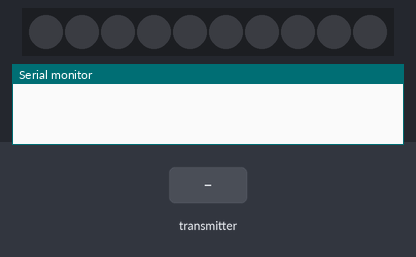
Bench run of a sketch on a simulated Arduino Uno, built with avr-gcc and run on an emulated ATmega328P. On the bench: 10 RGB LEDs in strip order, left to right, the last lines printed to the serial monitor. The inputs (shaded band) are chosen by the test bench. Dim RGB values are drawn brighter than linear; no radio packets arrive unless stated.

Above: at 1.2 s.
1.3 s: the transmitter starts sending ReceivedMessage.0 = 0
At 6.4 s:
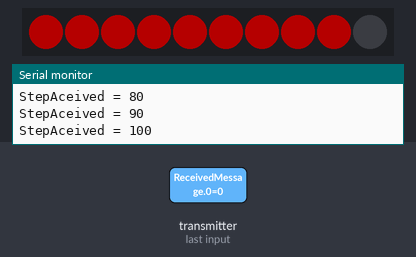
At 18.9 s:
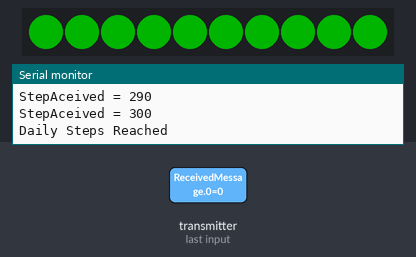
Timing chart, 0 to 20.4 s (numbered marks = the images above; inputs shaded):
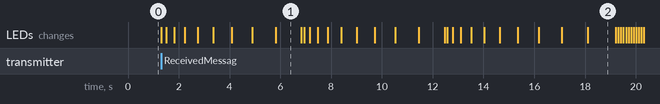

Measured:
- after the input at 1.3 s, the LEDs: first change at once (image 1 shows a later state)
- what the display in image 1 shows lasts 1.0 s, from 5.8 s to 6.8 s

The sketch:

HandSide.ino
```cpp
#include <SoftwareSerial.h>
#include "nRF24L01.h"        // NRF24L01 library created by TMRh20 https://github.com/TMRh20/RF24
#include "RF24.h"
#include "SPI.h"
#include <Adafruit_NeoPixel.h>
#include <avr/power.h>
#define StripLedPIN 5

Adafruit_NeoPixel strip = Adafruit_NeoPixel(10, StripLedPIN, NEO_GRB + NEO_KHZ800);
int ReceivedMessage[1] = {000};         // Used to store value received by the NRF24L01
RF24 radio(9,10);                      // NRF24L01 used SPI pins + Pin 9 and 10 on the UNO
const uint64_t pipe = 0xE6E6E6E6E6E6; // Needs to be the same for communicating between 2 NRF24L01
int stepAchieved = 0;
int LedsInterval = 1;
void setup()
{
  Serial.begin(9600);
  radio.begin();                  // Start the NRF24L01
  radio.openReadingPipe(1,pipe); // Get NRF24L01 ready to receive
  radio.startListening();       // Listen to see if information received

  strip.begin();
  strip.setBrightness(64);
  strip.setPixelColor(10,50,205,50);
  strip.show();
}

void loop(void)
{
  while (radio.available())
  {
    radio.read(ReceivedMessage, 1); // Read information from the NRF24L01
    stepAchieved += 10;
    Serial.print("StepAceived = ");
    Serial.println(stepAchieved);

    if(stepAchieved < 101)
    {
      turnOnStrip(LedsInterval,255,0,0);
    }
     if(stepAchieved < 201 && stepAchieved > 100)
    {
      turnOnStrip(LedsInterval,255,255,0);
    }
     if(stepAchieved < 301 && stepAchieved > 200)
    {
      turnOnStrip(LedsInterval,0,255,0);
    }
    if(stepAchieved == 300)
    {
      Serial.println("Daily Steps Reached");
      blinkLed(5,10,0, 255, 0);
      turnOffStrip();
      stepAchieved = 0;
    }
    LedsInterval++;
     if(LedsInterval == 11)
      {
        LedsInterval = 1;
      }
    delay(10);
  }
}
void turnOnStrip(int howMany,int red, int green, int blue)
{
    for(int i=0;i<howMany;i++)
  {
      strip.setPixelColor(i, red, green, blue);
      strip.show();
      delay(100);
  }
}
void turnOffStrip()
{
  for(int i=0;i<10;i++)
  {
      strip.setPixelColor(i, 0, 0, 0);
      strip.show();
      delay(100);
  }
}
void blinkLed(int _count,int howMany,int red, int green, int blue)
{
  for(int i=0;i<_count;i++)
  {
    turnOnStrip(howMany,red,green,blue);
    turnOffStrip();
  }
}
```
